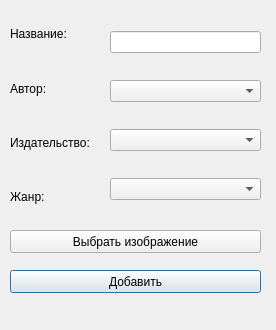
<?xml version="1.0" encoding="UTF-8"?>
<ui version="4.0">
 <class>Dialog</class>
 <widget class="QDialog" name="Dialog">
  <property name="geometry">
   <rect>
    <x>0</x>
    <y>0</y>
    <width>276</width>
    <height>330</height>
   </rect>
  </property>
  <property name="windowTitle">
   <string>Добавление книги</string>
  </property>
  <widget class="QLabel" name="statusLabel">
   <property name="geometry">
    <rect>
     <x>10</x>
     <y>300</y>
     <width>251</width>
     <height>20</height>
    </rect>
   </property>
   <property name="text">
    <string/>
   </property>
  </widget>
  <widget class="QWidget" name="verticalLayoutWidget">
   <property name="geometry">
    <rect>
     <x>10</x>
     <y>10</y>
     <width>104</width>
     <height>211</height>
    </rect>
   </property>
   <layout class="QVBoxLayout" name="verticalLayout">
    <item>
     <widget class="QLabel" name="label_3">
      <property name="text">
       <string>Название:</string>
      </property>
     </widget>
    </item>
    <item>
     <widget class="QLabel" name="label_2">
      <property name="text">
       <string>Автор:</string>
      </property>
     </widget>
    </item>
    <item>
     <widget class="QLabel" name="label_4">
      <property name="text">
       <string>Издательство:</string>
      </property>
     </widget>
    </item>
    <item>
     <widget class="QLabel" name="label">
      <property name="text">
       <string>Жанр:</string>
      </property>
     </widget>
    </item>
   </layout>
  </widget>
  <widget class="QWidget" name="verticalLayoutWidget_2">
   <property name="geometry">
    <rect>
     <x>110</x>
     <y>10</y>
     <width>151</width>
     <height>211</height>
    </rect>
   </property>
   <layout class="QVBoxLayout" name="verticalLayout_2">
    <item>
     <widget class="QLineEdit" name="titleEdit"/>
    </item>
    <item>
     <widget class="QComboBox" name="authorEdit"/>
    </item>
    <item>
     <widget class="QComboBox" name="pubEdit"/>
    </item>
    <item>
     <widget class="QComboBox" name="genreEdit"/>
    </item>
   </layout>
  </widget>
  <widget class="QPushButton" name="addBookButton">
   <property name="geometry">
    <rect>
     <x>10</x>
     <y>270</y>
     <width>251</width>
     <height>23</height>
    </rect>
   </property>
   <property name="text">
    <string>Добавить</string>
   </property>
  </widget>
  <widget class="QPushButton" name="picButton">
   <property name="geometry">
    <rect>
     <x>10</x>
     <y>230</y>
     <width>251</width>
     <height>23</height>
    </rect>
   </property>
   <property name="text">
    <string>Выбрать изображение</string>
   </property>
  </widget>
 </widget>
 <resources/>
 <connections/>
</ui>
